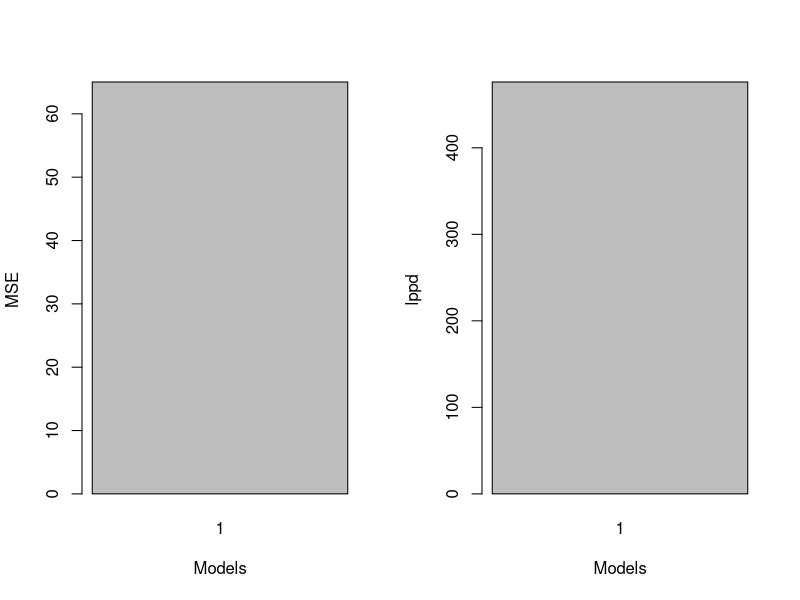
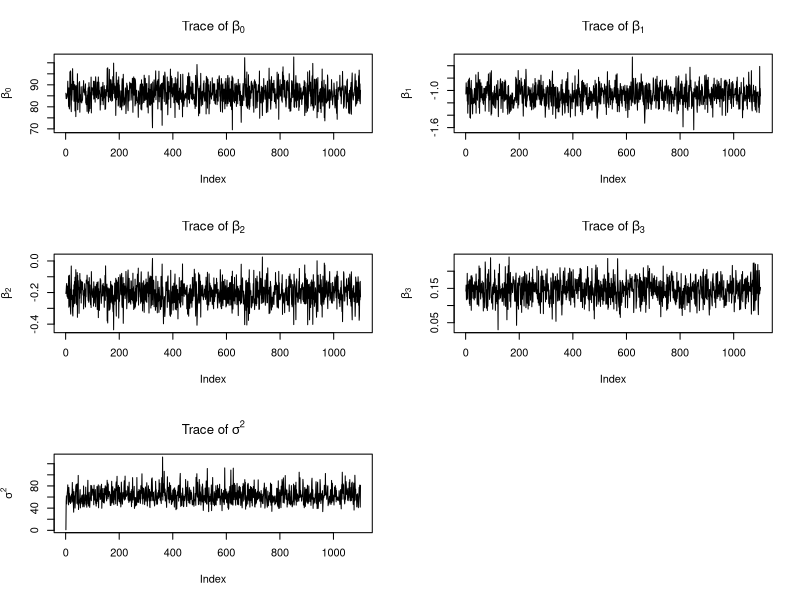
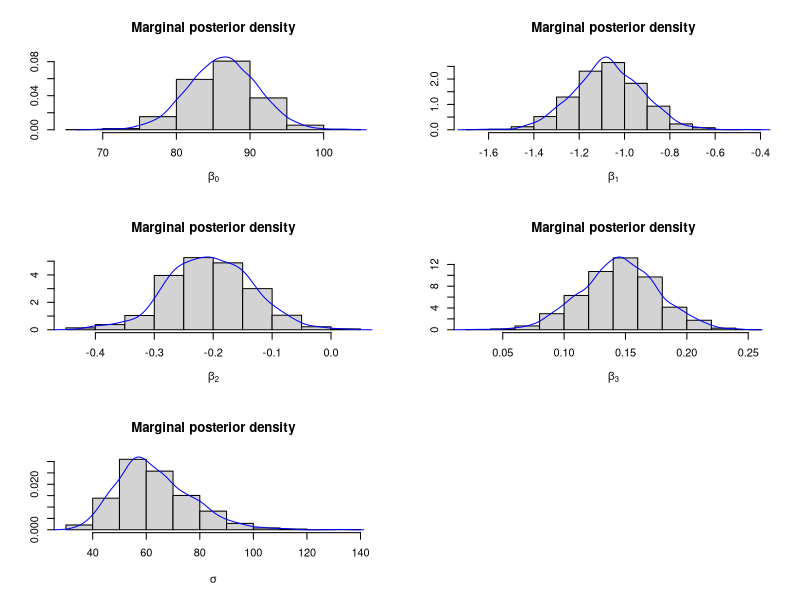
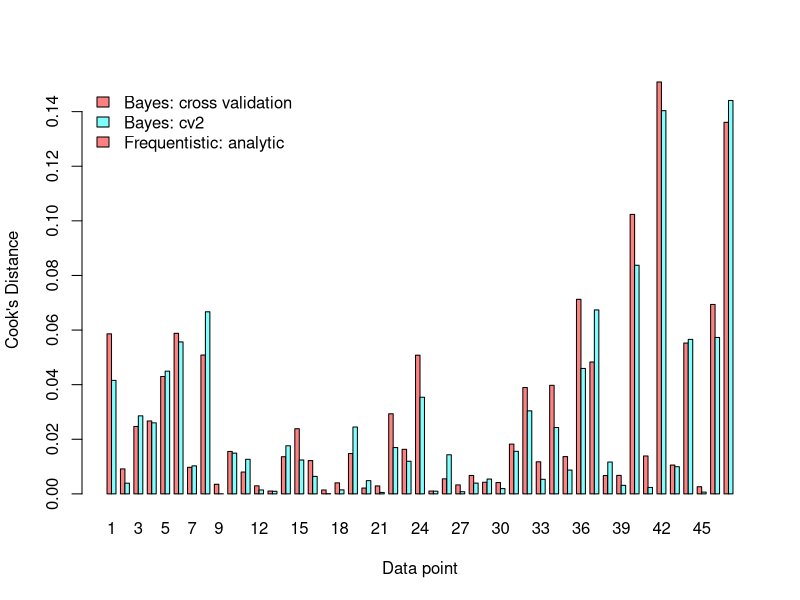

The R source for these figures, in order:
## ---- chunk 1
knitr::opts_chunk$set(echo = TRUE)
## ---- chunk 2
#library(MASS)
#library(mixtools)
#library(plyr)
#library(xtable)
library(mvtnorm)
## ---- chunk 3
plotSampling <- function(betas, sigma) {
  # Get number of parameters and adjust plot frame height
  q <- ncol(betas) + 1
  frameRows <- round(q/2+0.1)
  
  # Traces
  par(mfrow = c(frameRows,2))
  for(i in 1:ncol(betas)) {
    plot(betas[,i], type='l', ylab=bquote(beta[.(i-1)]), main=bquote("Trace of" ~ beta[.(i-1)]))
  }
  plot(sigma, type='l', ylab=bquote(sigma^2), main=bquote("Trace of" ~ sigma^2))
  
  # Marginal posterior densities (remove burn in)
  
  # Function to draw plot
  drawHistDensity <- function(para, para_name) {
    # para     : Parameter (e.b. Beta, Sigma)
    # para_name: Title of plot
    
    # Estimate density for parameter values
    density <- density(para)
    
    # Draw histogram and add estimated density line
    hist(para, freq = FALSE, ylim = c(0,max(density$y)), xlab = para_name,
         ylab=NULL, main = "Marginal posterior density")
    lines(density, col="blue")
    
    # Posterior mean
    # TODO abline
  }
  
  # Adjust frame and plot all parameters
  par(mfrow = c(frameRows,2))
  for(i in 1:ncol(betas)) {
    drawHistDensity(betas[-(1:b),i], bquote(beta[.(i-1)]))
  }
  drawHistDensity(sigma[-(1:b)], bquote(sigma))
}

# The Gibbs Sampler
gibbsSampler <- function(X, Y, B, b = NULL) {
  # Size of design matrix
  n <- nrow(X)
  p <- ncol(X)
  
  # Variables to store the samples in 
  betas <- matrix(NA, nrow = B, ncol = p)
  sigma <- c(1, rep(NA, B))
  
  # Sampling
  for(i in 1:B){
    # OLS of beta
    V <- solve(t(X)%*%X)     # (X^T X)^-1
    beta_hat <- V%*%t(X)%*%Y # (X^T X)^-1 X^T Y
    
    # OLS of sigma
    sigma_hat <- t(Y-X%*%beta_hat)%*%(Y-X%*%beta_hat)/(n-p)
    
    # Sample beta from the full conditional 
    betas[i,] <- rmvnorm(1,beta_hat,sigma[i]*V)
    
    # Sample sigma from the full conditional
    sigma[i+1] <- 1/rgamma(1,(n-p)/2,(n-p)*sigma_hat/2)
  }
  
  if(!is.null(b)) {
    betas <- betas[-(1:b),]
    sigma <- sigma[-(1:b)]
  }
  
  return(list(betas = betas, sigma = sigma))
}

pointEstimate <- function(sampleBetas, sampleSigma) {
  # Calculate posterior mean from sampled betas
  betas <- apply(sampleBetas, 2, mean)
  
  # Calculare posterior mean from sampled sigmas
  sigma <- mean(sampleSigma)
  
  return(list(betas = betas, sigma = sigma))
}

crossValidation <- function(X, Y, B, ...) {
  # Size of design matrix
  n <- nrow(X)
  p <- ncol(X)
  
  Yhati <- rep(NA, n)
  sigma <- rep(NA, n)
  betas <- matrix(NA, nrow = n, ncol = p)
  
  for(i in 1:n) {
    # Remove i-th row from data
    Xi <- X[-i,]
    Yi <- Y[-i]
    
    # Run gibbs sampler to get sampled parameters
    sample <- gibbsSampler(Xi, Yi, B, ...)
    
    # Calculate posterior means and preditcion
    est <- pointEstimate(sample$betas, sample$sigma)
    betas[i,] <- est$betas
    sigma[i] <- est$sigma
    
    # Predict value with posterior mean
    Yhati[i] <- X[i,]%*%betas[i,]
  }
  
  # Return betas and distances
  return(list(Yhati = Yhati, betas = betas, sigma = sigma))
}

bayesModelEvaluation <- function(models, Y, B, ...) {
  # Evaluate multiple models and return results from all models
  k <- length(models)
  results <- list()
  for(i in 1:k) {
    results[[i]] <- crossValidation(models[[i]], Y, B, ...)
  }
  return(results)
}

# Swiss data
dat <- swiss

# Response variable
Y <- dat$Fertility

# Design matrix
n <- nrow(dat)
X <- matrix(c(rep(1,n), dat$Education, dat$Agriculture), nrow=n)

models <- list(
  #matrix(c(rep(1,n), dat$Education), nrow=n),
  #matrix(c(rep(1,n), dat$Agriculture), nrow=n),
  #matrix(c(rep(1,n), dat$Examination), nrow=n),
  #matrix(c(rep(1,n), dat$Catholic), nrow=n),
  #matrix(c(rep(1,n), dat$Education, dat$Agriculture), nrow=n),
  #matrix(c(rep(1,n), dat$Education, dat$Examination), nrow=n),
  #matrix(c(rep(1,n), dat$Education, dat$Catholic), nrow=n),
  #matrix(c(rep(1,n), dat$Education, dat$Agriculture, dat$Examination), nrow=n),
  matrix(c(rep(1,n), dat$Education, dat$Agriculture, dat$Catholic), nrow=n)#,
  #matrix(c(rep(1,n), dat$Education, dat$Examination, dat$Catholic), nrow=n),
  #matrix(c(rep(1,n), dat$Education, dat$Agriculture, dat$Examination ,dat$Catholic), nrow=n)
)

# Number of samples
b <- 100  # Burn in
R <- 1000 # Random draws to evaluate
B <- R + b

# 1. Model analysis
evaData <- bayesModelEvaluation(models, Y, B, b)

# 2. Model evalutaion (mse, lppd)
MSEs <- sapply(evaData, function(el) (1/n)*sum((Y-el$Yhati)^2))

# Plot Mean Squared Errors
par(mfrow = c(1,2))
barplot(MSEs, xlab = "Models", ylab = "MSE", names.arg = seq(1,length(models)))

# Posterior dist is y_i~N(X_-i%*%beta_-i,sigma_-i)    (Gelman, 175)
# y ~ N(XB, s^2(X^T X)^-1) = N(Yhat, s^2(X^T X)^-1)
LPPDs <- sapply(evaData, function(eva) sum(log(dnorm(Y, eva$Yhati, eva$sigma))))

# Plot Log predictive density (log-likelihood)
barplot(-2*LPPDs, xlab = "Models", ylab = "lppd", names.arg = seq(1,length(models)))

# Check proportion
print(MSEs/(-2*LPPDs))
# TODO: Explain why not fulfilled

# 3. Optimal model
optimalIdx <- which.min(-2*LPPDs)

# Check if MSE is same
print(paste(which.min(MSEs), "=", which.min(-2*LPPDs)))

# 4. Estimation
sample <- gibbsSampler(models[[optimalIdx]], Y, B)
estimates <- pointEstimate(sample$betas[-(1:b),], sample$sigma[-(1:b)])

# 5. Plots
plotSampling(sample$betas, sample$sigma)

# 6. Predict values, using posterior mean
Yhat <- models[[optimalIdx]]%*%estimates$betas

# 7. Cooks distance

# Preparations
X <- models[[optimalIdx]]
H <- X%*%solve(t(X)%*%X)%*%t(X)
dists <- apply(evaData[[optimalIdx]]$betas, 1, function(beta) {
  return((Yhat - X%*%beta)^2)
})

# Cook in Bayes
p <- ncol(models[[optimalIdx]])
mse <- (1/n)*sum((Y-Yhat)^2)
cooksBayesCV <- colSums(dists)/(p*mse)

# Cook in Freq
betaHat <- solve(t(X)%*%X)%*%t(X)%*%Y
YhatLinReg <- X%*%betaHat
E <- Y-YhatLinReg
cooksLinReg <- (E^2/as.numeric(((1/n)*sum(E^2)*p)))*(diag(H)/(1-diag(H))^2)

# n oder n-p ??

# Plot both

par(mfrow=c(1,1))
barplot(t(cbind(cooksBayesCV, cooksLinReg)), beside = TRUE, names.arg = seq(1:n),
        legend.text = c("Bayes: cross validation", "Bayes: cv2", "Frequentistic: analytic"),
        args.legend = list(x = 'topleft', bty='n'), col = rainbow(2, s=0.5),
        xlab = "Data point", ylab = "Cook's Distance")

